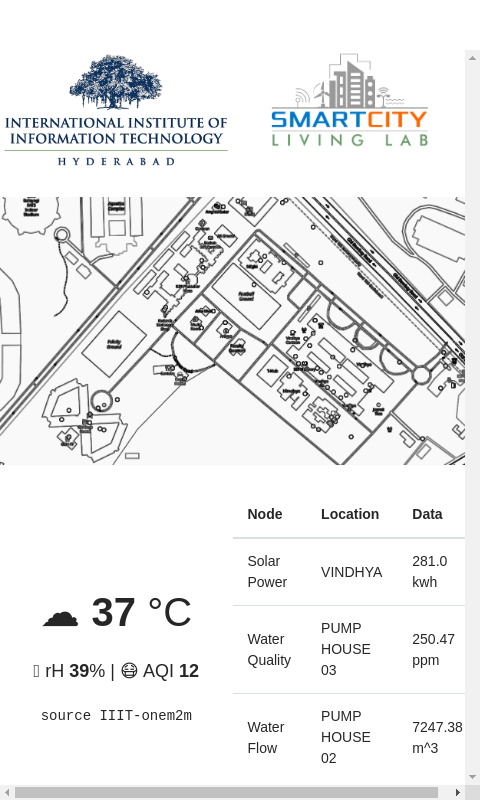
#> input picture epaper_lamp/screenshot.png, 480 x 800 px
$ python -i paco.py   (imports and definitions only)
#> lines starting #> are read from the running program, lines starting #| are printed output that depends on the picture; after the words box and inside, x2 and y2 are one past the last pixel; in counts of white or black regions, pixels touching at a corner belong together
#!/usr/bin/python3
# The MIT License (MIT)

# Copyright (c) 2015 Prashant Nandipati (prashantn@riseup.net)

# Permission is hereby granted, free of charge, to any person obtaining a copy
# of this software and associated documentation files (the "Software"), to deal
# in the Software without restriction, including without limitation the rights
# to use, copy, modify, merge, publish, distribute, sublicense, and/or sell
# copies of the Software, and to permit persons to whom the Software is
# furnished to do so, subject to the following conditions:

# The above copyright notice and this permission notice shall be included in all
# copies or substantial portions of the Software.

# THE SOFTWARE IS PROVIDED "AS IS", WITHOUT WARRANTY OF ANY KIND, EXPRESS OR
# IMPLIED, INCLUDING BUT NOT LIMITED TO THE WARRANTIES OF MERCHANTABILITY,
# FITNESS FOR A PARTICULAR PURPOSE AND NONINFRINGEMENT. IN NO EVENT SHALL THE
# AUTHORS OR COPYRIGHT HOLDERS BE LIABLE FOR ANY CLAIM, DAMAGES OR OTHER
# LIABILITY, WHETHER IN AN ACTION OF CONTRACT, TORT OR OTHERWISE, ARISING FROM,
# OUT OF OR IN CONNECTION WITH THE SOFTWARE OR THE USE OR OTHER DEALINGS IN THE
# SOFTWARE.

import os,subprocess
from PIL import Image,ImageEnhance
from time import sleep
from multiprocessing  import Process
import os
from server import *
import requests
import logging


# Settings

CONTRAST = 250
SLEEP_TIME = 1200 #seconds


# Enable logging
log = logging.getLogger(__name__)

def change_contrast(img, level):
    """
    Point process constrast level on image
    """
    factor = (259 * (level + 255)) / (255 * (259 - level))
    def contrast(c):
        return 128 + factor * (c - 128)
    return img.point(contrast)

def epd(blackimg:str="./images/null.bmp",redimg:str="./images/null.bmp"):
    """
    Wrapper for epd exec
    blackimg= Image to show on black parts
    redimg= Image to show on red parts

    Only Bitmap images of 1 bit color are supported
    """
    subprocess.run(["epd", blackimg, redimg])


def render_webpage(url:str="https://smartcitylivinglab.iiit.ac.in/home/"):
    """
    Render webpage
    url : string input for url
    """
    subprocess.run(['chromium','--headless','--disable-gpu','--screenshot','--window-size=480,800','--no-sandbox',url])
#> (this line was passed over: subprocess is not available in this run)
    webpage = Image.open("screenshot.png").convert("RGB").transpose(Image.ROTATE_90)
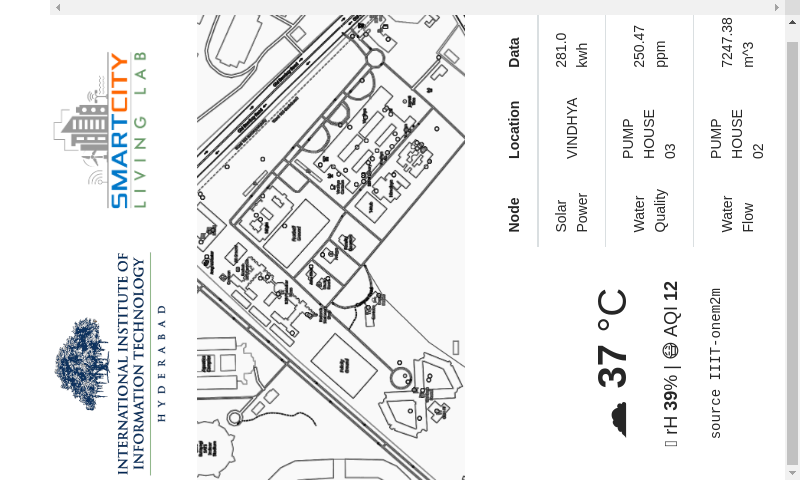
#> webpage: PIL image 800x480 RGB; mean R, G, B 236.1, 236.5, 236.9
    webpage = change_contrast(webpage,CONTRAST)
#> in change_contrast, `return img.point(contrast)`:
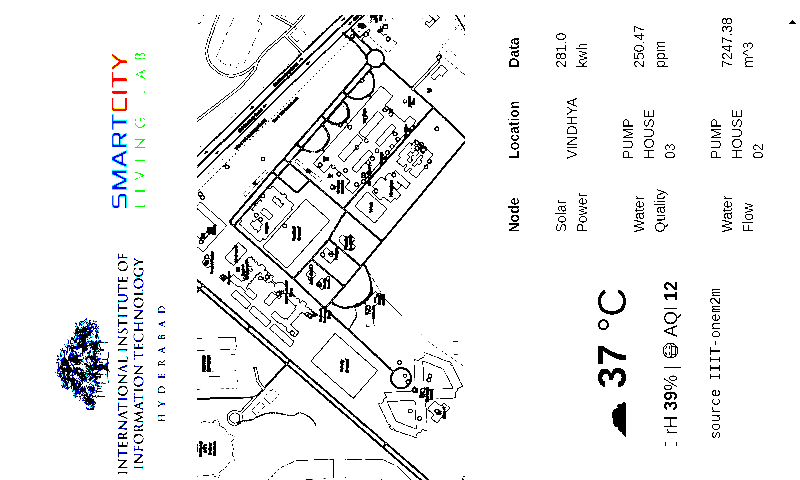
#> returned value: PIL image 800x480 RGB; mean R, G, B 239.6, 240, 240.5
    webpage.convert("1").save("screenshot_b.bmp")
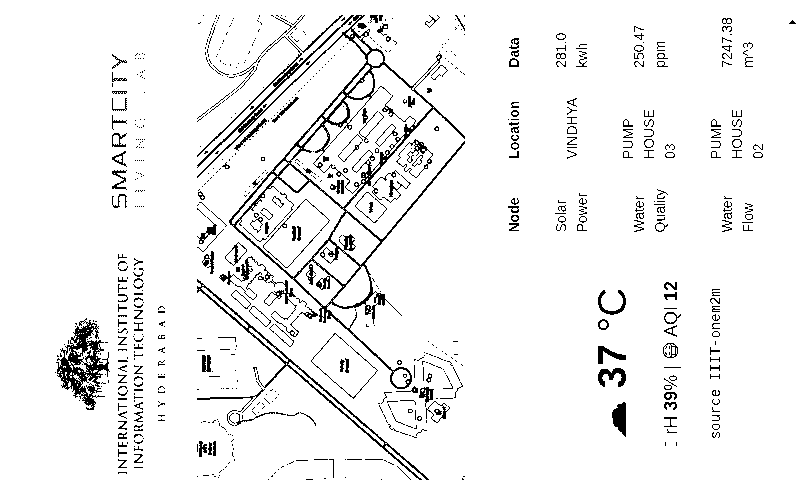
#> saved as screenshot_b.bmp: PIL image 800x480 1; 94.1% white; black in thin lines or dots, all inside (x1, y1, x2, y2) = (55, 15, 796, 480)
    epd(f"{os.getcwd()}/screenshot_b.bmp")
    os.remove(f"{os.getcwd()}/screenshot_b.bmp") # remove screenshots

# [20 lines not run here, left out]

>>> result = render_webpage()

$ run again, with epaper_lamp/images/kkk.bmp saved as epaper_lamp/screenshot.png
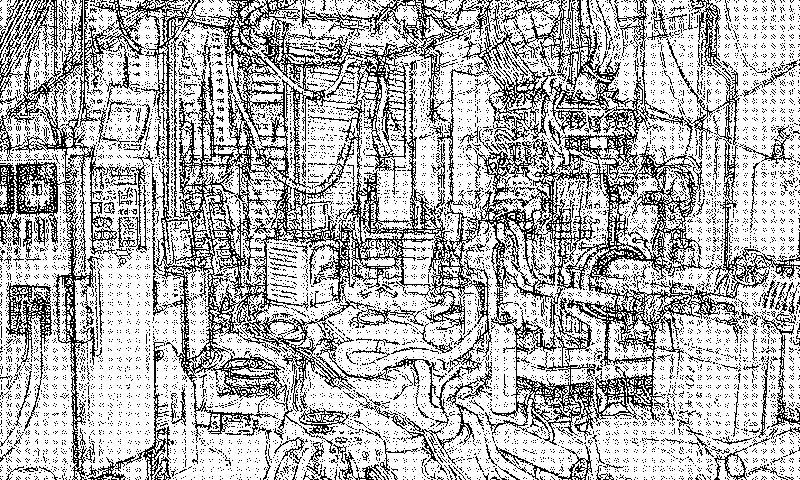
#> input picture epaper_lamp/images/kkk.bmp, 800 x 480 px
#> in render_webpage, `webpage = Image.open("screenshot.png").convert("RGB").transpose(Image...`:
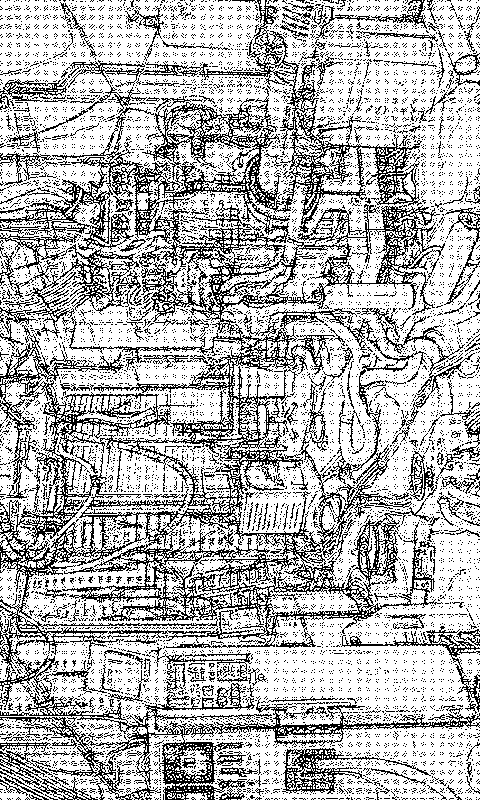
#> webpage: PIL image 480x800 RGB; 71.2% white; black in thin lines or dots
